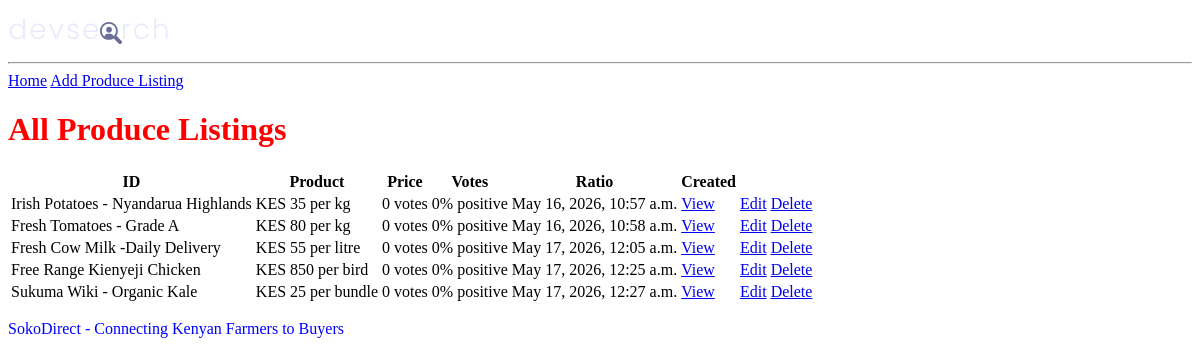
The app's page /, older data.
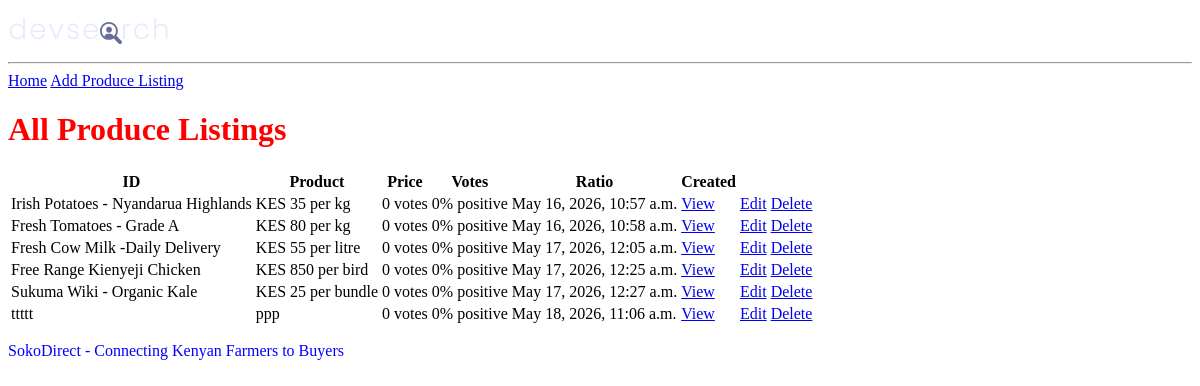
The same page, newer data.
### products/models.py (models this page shows, shortened)
class Product(models.Model):
    owner = models.ForeignKey(
        Profile, on_delete=models.SET_NULL,
        null=True, blank=True
    )
    county = models.ForeignKey(
        County, on_delete=models.SET_NULL,
        null=True, blank=True
    )
    title = models.CharField(max_length=200)
    description = models.TextField(null=True, blank=True)
    price = models.CharField(max_length=200, null=True, blank=True)
    quantity_available = models.CharField(max_length=200, null=True, blank=True)
    unit = models.CharField(max_length=50, null=True, blank=True)  # kg, bunch, piece
    featured_image = models.ImageField(
        null=True, blank=True,
        default='default.jpg',
        upload_to='products/' # saves to media/products/
    )
    contact_link = models.CharField(max_length=2000, null=True, blank=True)
    farm_link = models.CharField(max_length=2000, null=True, blank=True)
    categories = models.ManyToManyField(Category, blank=True)
    vote_total = models.IntegerField(default=0, null=True, blank=True)
    vote_ratio = models.IntegerField(default=0, null=True, blank=True)
    created = models.DateTimeField(auto_now_add=True)
    id = models.UUIDField(default=uuid.uuid4, unique=True,
                          primary_key=True, editable=False)

### products/views.py (the view)
# urls.py: path('', include('products.urls')),
def products(request):
    products = Product.objects.all()
    context = {'products': products}
    return render(request, 'products/products.html', context)

### products/templates/products/products.html
{% extends 'main.html' %}
{% block content %}
<h1>All Produce Listings</h1>
<table>
  <tr>
    <th>ID</th>
    <th>Product</th>
    <th>Price</th>
    <th>Votes</th>
    <th>Ratio</th>
    <th>Created</th>
    <th></th>
  </tr>
    {% for product in products %}
    <tr>
        <td>{{ product.title }}</td>
        <td>{{ product.price }}</td>
        <td>{{ product.vote_total }} votes</td>
        <td>{{ product.vote_ratio }}% positive</td>
        <td>{{ product.created }}</td>
        <td>
        <a href="{% url 'single-product' product.id %}">View</a>
        </td>
        <td><a href="{% url 'update-product' product.id %}">Edit</a></td>
        <td><a href="{% url 'delete-product' product.id %}">Delete</a></td>
    </tr>
    {% endfor %}
</table>
{% endblock content %}

Row changes from the older to the newer data that the page shows:
added Product: title "ttttt", price "ppp", vote_total "0", vote_ratio "0", created "May 18, 2026, 11:06 a.m."
